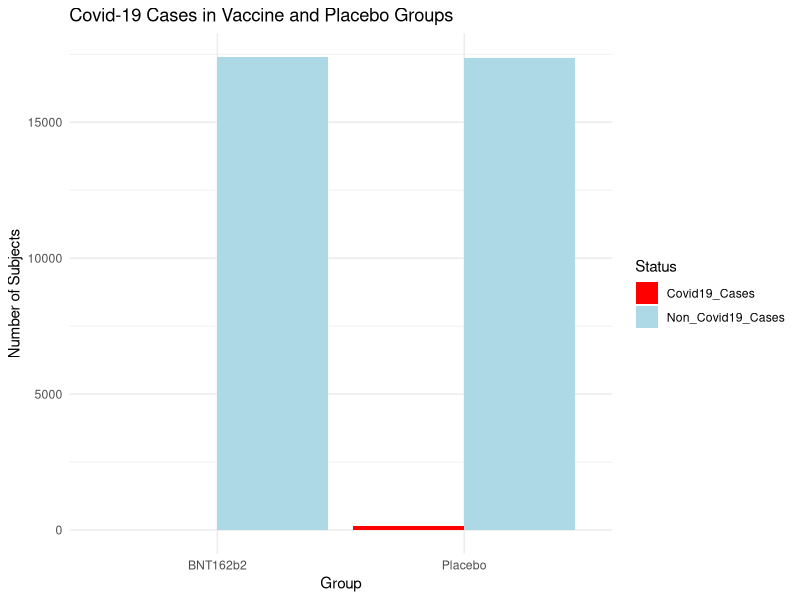
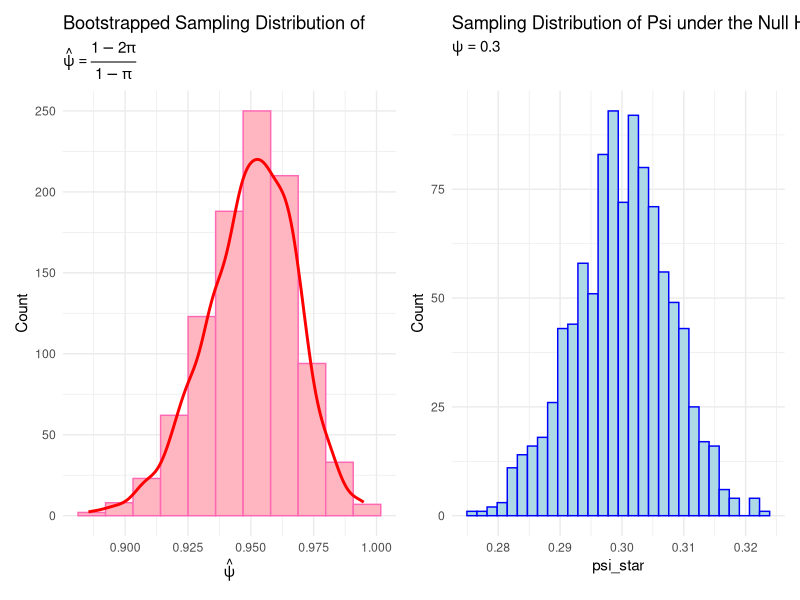

R code for these plots, in order:
## ---- chunk 1
knitr::opts_chunk$set(echo = TRUE)
library(tidyverse)
library(dplyr)
library(maxLik)
## ---- chunk 2
# create data frame from table
Vaccine_data <- data.frame(
  Group = c("BNT162b2", "Placebo"),
  Covid19_Cases = c(8, 162),
  No_of_Subjects = c(17411, 17511)
)

# calculate the number of non-cases
Vaccine_data <- Vaccine_data %>%
  mutate(Non_Covid19_Cases = No_of_Subjects - Covid19_Cases)

print(Vaccine_data)

# observed vaccine efficacy
vac_prob <- 8 / 17411
plac_prob <- 162 / 17511

vac_eff <- (1 - (vac_prob / plac_prob))* 100
## ---- chunk 3
# Maximum Likelihood
loglik_binom <- function(psi, x, n){
  if(psi < 0 | psi > 1)
  return(NA)
  else {
  pi <- (1-psi)/(2-psi)
  return(log(choose(1000,50))+(x*log(pi))+((170-x)*log(1-pi)))
  }
}

MLE <- maxLik(logLik = loglik_binom, 
             start = 0.55,
             method = "NR", tol = 1e-4,
             x = 8, n = 170)
## ---- chunk 4
# Method of Moments 
n <- 170
t <- 8
psi <- (2*t - n)/(-n+t)
## ---- chunk 5
# make the data long for plot
data_long <- pivot_longer(Vaccine_data, cols = c("Covid19_Cases", "Non_Covid19_Cases"), 
                          names_to = "Status", values_to = "Count")

# segmented bar plot
ggplot(data_long, aes(fill = Status,
      y = Count, x = Group)) +
  geom_bar(position = "dodge", stat = "identity") +
  scale_fill_manual(values = c("Covid19_Cases" = "red", "Non_Covid19_Cases" = "lightblue")) +
  labs(title = "Covid-19 Cases in Vaccine and Placebo Groups",
       x = "Group", y = "Number of Subjects", fill = "Status") +
  theme_minimal() 
## ---- chunk 6
B = 1000
set.seed(1234)
boot_df_2 <- tibble(
  boot_psi = replicate(n = B, {
             n1 <- Vaccine_data$No_of_Subjects[1]
             n2 <- Vaccine_data$No_of_Subjects[2]
             
             BNT_covid <- Vaccine_data$Covid19_Cases[1]
             placebo_covid <- Vaccine_data$Covid19_Cases[2]
             
             BNT_resamp <- rbinom(1, n1, BNT_covid/n1)
             placebo_resamp <- rbinom(1, n2, placebo_covid/n2)
             
             pi_v <- BNT_resamp/n1
             pi_p <- placebo_resamp/n2
             pi <- pi_v/(pi_v+pi_p)
             
             boot_psi <- (1-2*pi)/(1-pi)
  })
)
#boot_df_2 %>% slice_head(n=5)
#boot_df_2 %>% summarise(boot_mean = mean(boot_psi), boot_sd = sd(boot_psi))
#boot_df_2 %>% summarise(lower = quantile(boot_psi, 0.025), upper = quantile(boot_psi, 0.975))
## ---- chunk 7
n <- nrow(boot_df_2)

# Sturges' formula
k_sturges <- ceiling(log2(n) + 1)

# calculate binwidth
binwidth <- (max(boot_df_2$boot_psi) - min(boot_df_2$boot_psi)) / k_sturges

# Plotting histogram with density curve overlay
hist1 <- ggplot(boot_df_2, aes(x = boot_psi)) +
  geom_histogram(aes(y = after_stat(count)), 
                 bins = k_sturges, fill = "lightpink", 
                 color = "hotpink") +
  geom_density(aes(y = after_stat(density) * B * binwidth), 
               color = "red", linewidth = 1) +
  labs(
    title = "Bootstrapped Sampling Distribution of",
    subtitle = expression(hat(psi) == frac(1 - 2 * pi, 1 - pi)),
    x = expression(hat(psi)),
    y = "Count"
  ) +
  theme_minimal()
## ---- chunk 8

B = 1000
set.seed(1234)

psi <- 0.3
pi_null <- (1 - psi)/(2 - psi)
total <- 34922

null <- tibble(
   psi_star = replicate(n = B, {
     covid = rbinom(1, size = total, prob = pi_null)
     pi = covid/total 
     psi = (1- 2*pi)/(1-pi)
     return(psi)
  })
)

hist2 <- ggplot(null, mapping = aes(x = psi_star)) +
  geom_histogram(aes(y = after_stat(count)),
                 bins = 30, fill = "lightblue",
                 color = "blue") +
  theme_minimal() +
  labs(
    title = "Sampling Distribution of Psi under the Null Hypothesis",
    subtitle = expression(psi == 0.3),
    x = "psi_star",
    y = "Count"
  ) +
  theme_minimal()
  

obs_t = 8
pval <- sum(null$psi_star >= obs_t)/ B
## ---- chunk 9
# Display hist1 and hist2 side by side
library(patchwork)
(hist1 | hist2)
## ---- chunk 10
loglik_binom <- function(psi, x, n){
  if(psi < 0 | psi > 1)
  return(NA)
  else {
  pi <- (1-psi)/(2-psi)
  return(log(choose(1000,50))+(x*log(pi))+((170-x)*log(1-pi)))
  }
}

MLE <- maxLik(logLik = loglik_binom, 
             start = 0.55,
             method = "NR", tol = 1e-4,
             x = 8, n = 170)
MLE
## ---- chunk 11
SE <- sqrt(1/3045.805)
lower <- 0.95 - 1.96*SE
upper <- 0.95 + 1.96*SE
lower
upper
## ---- chunk 12
pchisq(121.6, df = 1, lower.tail=F)
## ---- chunk 13
n <- 170
t <- 8
psi <- (2*t - n)/(-n+t)
psi
## ---- chunk 14
B = 1000
set.seed(1234)
boot_df_2 <- tibble(
  boot_psi = replicate(n = B, {
             n1 <- Vaccine_data$No_of_Subjects[1]
             n2 <- Vaccine_data$No_of_Subjects[2]
             
             BNT_covid <- Vaccine_data$Covid19_Cases[1]
             placebo_covid <- Vaccine_data$Covid19_Cases[2]
             
             BNT_resamp <- rbinom(1, n1, BNT_covid/n1)
             placebo_resamp <- rbinom(1, n2, placebo_covid/n2)
             
             pi_v <- BNT_resamp/n1
             pi_p <- placebo_resamp/n2
             pi <- pi_v/(pi_v+pi_p)
             
             boot_psi <- (1-2*pi)/(1-pi)
  })
)

boot_df_2 %>% slice_head(n=5)
boot_df_2 %>% summarise(boot_mean = mean(boot_psi), boot_sd = sd(boot_psi))
boot_df_2 %>% summarise(lower = quantile(boot_psi, 0.025),
                      upper = quantile(boot_psi, 0.975))
## ---- chunk 15
B = 1000
set.seed(1234)

psi <- 0.3
pi_null <- (1 - psi)/(2 - psi)
total <- 34922

null <- tibble(
   psi_star = replicate(n = B, {
     covid = rbinom(1, size = total, prob = pi_null)
     pi = covid/total 
     psi_star = (1- 2*pi)/(1-pi)
  })
)
  
obs_t = 8
pval <- sum(null$psi_star >= obs_t)/ B
## ---- chunk 16
# make the data long for plot
data_long <- pivot_longer(Vaccine_data, cols = c("Covid19_Cases", "Non_Covid19_Cases"), 
                          names_to = "Status", values_to = "Count")

# segmented bar plot
barplot <- ggplot(data_long, aes(fill = Status, y = Count, x = Group)) +
  geom_bar(position = "dodge", stat = "identity") +
  scale_fill_manual(values = c("Covid19_Cases" = "red", "Non_Covid19_Cases" = "lightblue")) +
  labs(title = "Covid-19 Cases in Vaccine and Placebo Groups",
       x = "Group", y = "Number of Subjects", fill = "Status") +
  theme_minimal()
## ---- chunk 17
n <- nrow(boot_df_2)

# Sturges' formula
k_sturges <- ceiling(log2(n) + 1)

# calculate binwidth
binwidth <- (max(boot_df_2$boot_psi) - min(boot_df_2$boot_psi)) / k_sturges

# Plotting histogram with density curve overlay
hist1 <- ggplot(boot_df_2, aes(x = boot_psi)) +
  geom_histogram(aes(y = after_stat(count)), 
                 bins = k_sturges, fill = "lightpink", 
                 color = "hotpink") +
  geom_density(aes(y = after_stat(density) * B * binwidth), 
               color = "red", size = 1) +
  labs(
    title = "Bootstrapped Sampling Distribution of",
    subtitle = expression(hat(psi) == frac(1 - 2 * pi, 1 - pi)),
    x = expression(hat(psi)),
    y = "Count"
  ) +
  theme_minimal()
## ---- chunk 18

hist2 <- ggplot(null, mapping = aes(x = psi_star)) +
  geom_histogram(aes(y = after_stat(count)),
                 bins = 30, fill = "lightblue",
                 color = "blue") +
  theme_minimal() +
  labs(
    title = "Sampling Distribution of Psi under the Null Hypothesis",
    subtitle = expression(psi == 0.3),
    x = "psi_star",
    y = "Count"
  ) +
  theme_minimal()
